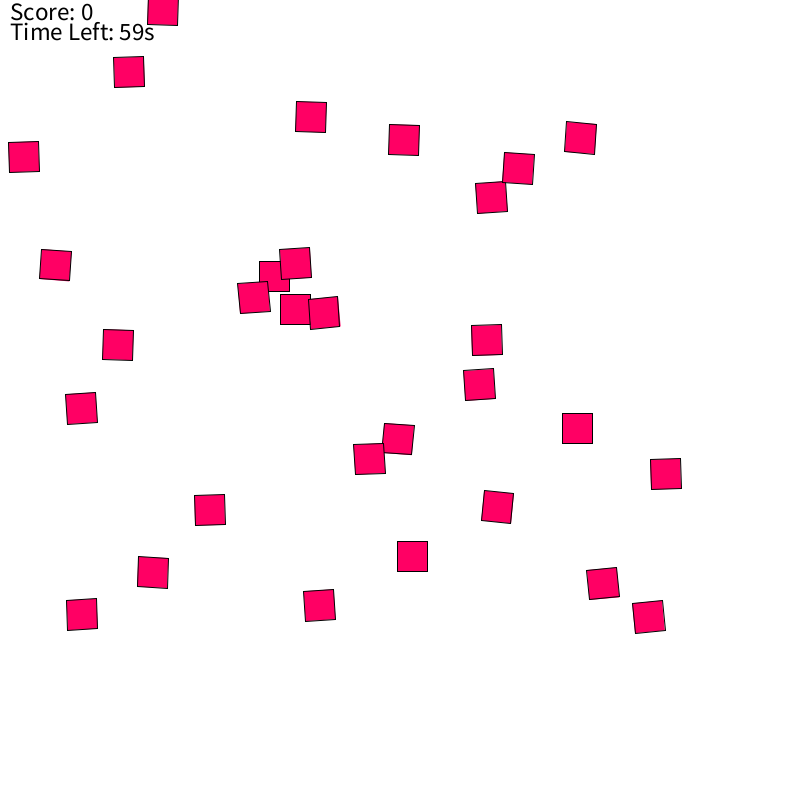
Frame 1 (no input)
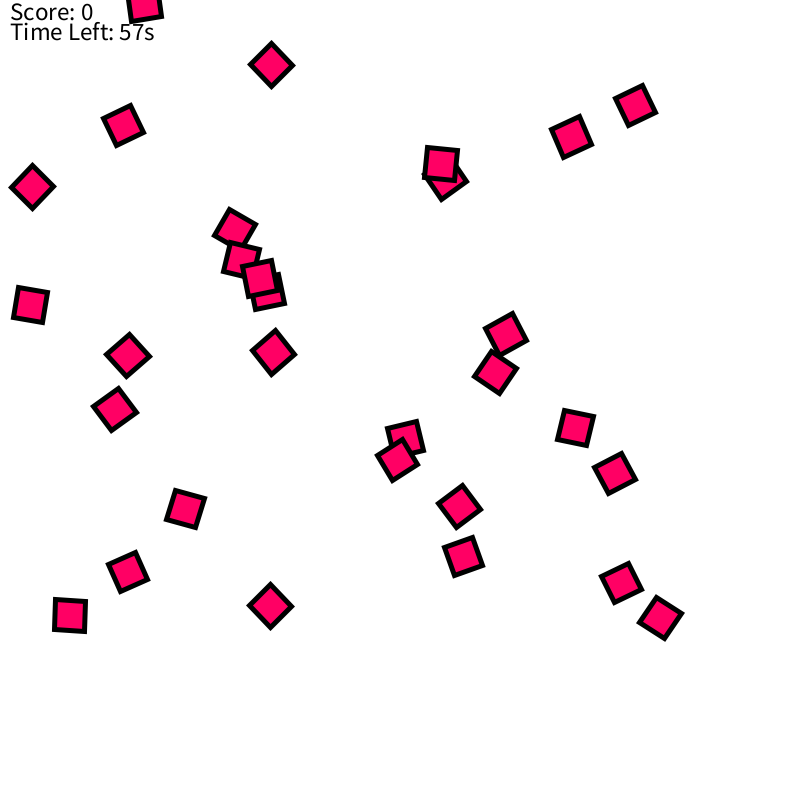
Frame 60 (the mouse pressed at the canvas centre just before this capture)
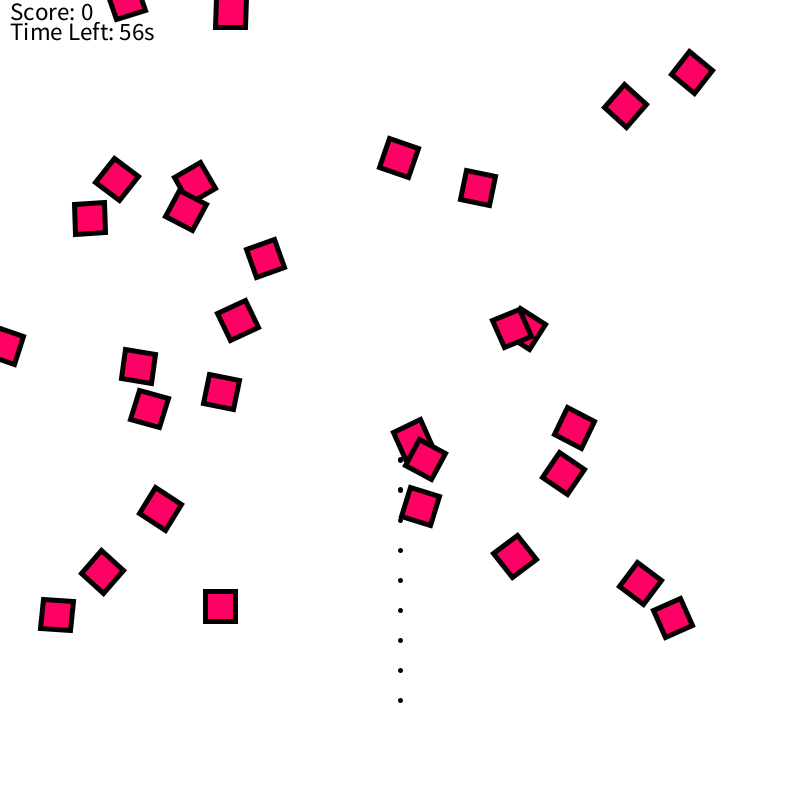
Frame 120 (the mouse held since frame 60 and released just before this capture)

The Processing sketch that drew these frames (run headless with seeded random() and noise(); from frame 60 on, the mouse is pressed at the canvas centre):

// Processing sketch: working_game
// ── working_game.pde
//Make a game using all of the below 1 class, 2 forces influencing the object movement,
//1 type of interaction.
//The game is knocking over a milkshakes tower by aiming a ball
//elapsed means total time game was running
//add wall limits so it doesnt fall off screen
//Balls float lower 
//Wind: Vary horizontal velocity subtly
//vel.x += random(-0.05, 0.05);
ArrayList<Target> targets;
ArrayList<Ball> balls;

int Add_Target = 0;
int maxTargets = 10;
int gameDuration = 60000;  // 3 minutes = 180000 ms
int score = 0;
int startTime;
int lastShotTime = -1000;
float safeMargin = 150;
PVector shootOrigin;
PVector dragStart;

boolean isDragging = false;

void setup() {
  size(800, 800);
  shootOrigin = new PVector(width / 2, height - 100);
  targets = new ArrayList<Target>();
  balls = new ArrayList<Ball>();
  startTime = millis();
  for (int i = 0; i < 30; i++) {
    targets.add(new Target());
  }
}

void draw() {
  background(255);
  int elapsed = millis() - startTime;
  int remaining = max(0, (gameDuration - elapsed) / 1000);

  // Draw dashed aim line
  if (isDragging) {
    stroke(0);
    strokeWeight(5);
    for (float i = 0; i < 1; i += 0.05) {
      float x = lerp(shootOrigin.x, mouseX, i);
      float y = lerp(shootOrigin.y, mouseY, i);
      if ((int)(i * 100) % 2 == 0) {
        point(x, y);
      }
    }
  }

  // Update and display targets
  for (int i = targets.size() - 1; i >= 0; i--) {
    Target t = targets.get(i);
    t.update();
    t.display();
  }

  // Update and display balls
  for (int i = balls.size() - 1; i >= 0; i--) {
    Ball b = balls.get(i);
    b.update(); 
    b.display();

    // Check collisions
    for (int j = targets.size() - 1; j >= 0; j--) {
      if (targets.get(j).checkHit(b)) {
        score += targets.get(j).points;
        targets.remove(j);
        break;
      }
    }

    if (b.offScreen()) {
      balls.remove(i);
    }
  }

  // Add new target every 5s
  if (elapsed >= 5000 && elapsed - Add_Target >= 5000 && targets.size() < maxTargets) {
    targets.add(new Target());
    Add_Target = elapsed;
  }

  // UI
  fill(0);
  textSize(25);
  strokeWeight(5);
  text("Score: " + score, 10, 20);
  text("Time Left: " + remaining + "s", 10, 40);

  // Game Over check
  if (elapsed >= gameDuration) {
    pushMatrix();  // Save current transformation state
  resetMatrix(); // Reset all transformations
    fill(255);
    noStroke();
    rectMode(CORNER);
    rect(0  , 0 , width   , height); // white out screen
    
    fill(0);
    textSize(32);
    textAlign(CENTER, CENTER);
    text("Game Over!", width / 2, height / 2 - 20);
    text("Score: " + score, width / 2, height / 2 + 20);

    textSize(24);
    if (score <= 5) {
      text("Amateur\nTry Again!", width / 2, height / 2 + 60);
    } else if (score >= 6 && score < 10) {
      text("Amazing\nTry Again!", width / 2, height / 2 + 60);
    } else if (score > 10) {
      text("You are the Master!", width / 2, height / 2 + 60);
    } else {
      text("Error: Unexpected score", width / 2, height / 2 + 60);
    }
    popMatrix(); 
    noLoop();  // Stop the game
  }
}

void mousePressed() {
  dragStart = new PVector(mouseX, mouseY);
  isDragging = true;
}

void mouseReleased() {
  if (isDragging && millis() - lastShotTime >= 2000) {
    PVector dragEnd = new PVector(mouseX, mouseY);
    PVector dir = PVector.sub(dragStart, dragEnd);
    dir.limit(25);
    balls.add(new Ball(shootOrigin.copy(), dir));
    lastShotTime = millis();
  }
  isDragging = false;
}

// ----- Ball Class -----
class Ball {
  PVector pos, vel;
  float radius = 10;

  Ball(PVector startPos, PVector velocity) {
    pos = startPos.copy();
    vel = velocity.copy();
    
  }

  void update() {
    vel.y += 0.4; ///fix
    vel.mult(0.995); // slows it down slightly every frame
    pos.add(vel);
     // Update and display balls
  //for (int i = balls.size() - 1; i >= 0; i--) {
  //  Ball b = balls.get(i);
   
  //  b.update();
    

  

    
  }
   // pos.add(vel);
  

  void display() {
    fill(50, 100, 255);
    ellipse(pos.x, pos.y, radius * 2, radius * 2);
  }

  boolean offScreen() {
    return pos.y > height || pos.x < 0 || pos.x > width;
  }
}
// ----- Target Class -----
class Target {
  PVector pos, vel;
  float r = 30;
  float angle = 0;
  float spin;
  int points;

  Target() {
    //pos = new PVector(random(width), random(height * 75)); //didnt work
    pos = new PVector(random(width), random(height - safeMargin));
    vel = new PVector(random(-1, 1), random(-1, 1));
    spin = random(-0.1, 0.1);
    points = abs(vel.mag()) > 1.2 ? 5 : 1;
  }

  void update() {
    pos.add(vel);
    angle += spin;

    if (pos.x < 0 || pos.x > width) vel.x *= -1;
    if (pos.y < 0 || pos.y > height / 2) vel.y *= -1;
  }

  void display() {
    pushMatrix();
    translate(pos.x, pos.y);
    rotate(angle);
    fill(255, 0, 100);
    rectMode(CENTER);
    rect(0, 0, r, r);
    popMatrix();
  }

  boolean checkHit(Ball b) {
    return dist(pos.x, pos.y, b.pos.x, b.pos.y) < r / 2 + b.radius;
  }
}
